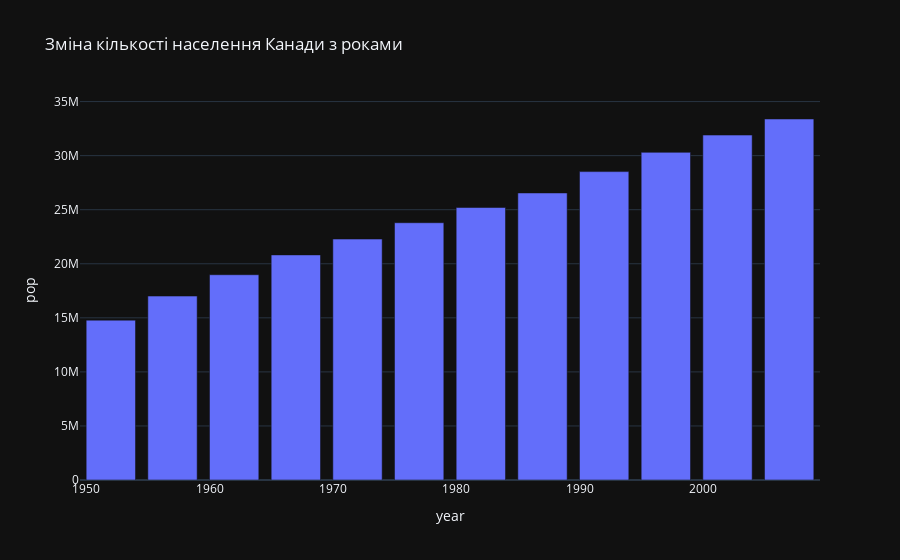

Here is the notebook cell this chart was saved with:
### Code cell
df_canada = px.data.gapminder().query("country == 'Canada'")

fig = px.bar(df_canada, x='year', y='pop', title='Зміна кількості населення Канади з роками')

fig.show()

### Figure 1 — Plotly figure (JSON) as saved in the notebook; plotly's stock layout.template omitted (floating-point values rounded to 4 significant figures)
{"data": [{"alignmentgroup": "True", "hovertemplate": "year=%{x}<br>pop=%{y}<extra></extra>", "legendgroup": "", "marker": {"color": "#636efa", "pattern": {"shape": ""}}, "name": "", "offsetgroup": "", "orientation": "v", "showlegend": false, "textposition": "auto", "x": [1952, 1957, 1962, 1967, 1972, 1977, 1982, 1987, 1992, 1997, 2002, 2007], "xaxis": "x", "y": [14785584, 17010154, 18985849, 20819767, 22284500, 23796400, 25201900, 26549700, 28523502, 30305843, 31902268, 33390141], "yaxis": "y", "type": "bar"}], "layout": {"xaxis": {"anchor": "y", "domain": [0.0, 1.0], "title": {"text": "year"}}, "yaxis": {"anchor": "x", "domain": [0.0, 1.0], "title": {"text": "pop"}}, "legend": {"tracegroupgap": 0}, "title": {"text": "Зміна кількості населення Канади з роками"}, "barmode": "relative"}}
